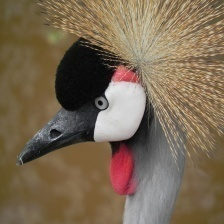
#> input picture Image-model/unit-test-image/1.jpg, 224 x 224 px, found by its file name
$ python unittest_imageclassification.py
#> lines starting #> are read from the running program, lines starting #| are printed output that depends on the picture
# -*- coding: utf-8 -*-
"""UnitTest - Imageclassification.ipynb

Automatically generated by Colaboratory.

Original file is located at
    https://colab.research.google.com/drive/1A6VcDFEoxNX1aYyutciAxFUdYJMGypYV
"""

def testImageExtension(image_path):
  "Abdominal input test: Checks if the image used as input for the classification model is valid. Only images with the .jpg or .jpeg are accepted. Only images paths can be inputted in this test case."
  assertion_message = "Image is not the right extension, thus cannot be used. Please only use .jpg or .jpeg images."
  if not image_path.lower().endswith(('.jpg', '.jpeg')):
    raise AssertionError(assertion_message)

def testImageShape(image):
  "Abdominal input test: Checks if the image used as input for the classification model has a valid size. Only images with size 224x224 can be used for the model."
  assertion_message = "Image was not in right shape for the model. Shape should be 224x224."
  if not image.size == (224,224):
    raise AssertionError(assertion_message)

# Example correct case
from PIL import Image
path = '/content/drive/MyDrive/SE project/Data/Image Dasta/Birds images/test/AFRICAN CROWNED CRANE/1.jpg'
img_file = Image.open(path)
#> img_file is the input picture: PIL image 224x224 RGB; mean R, G, B 122.8, 105.5, 83
image = img_file.resize((224,224))
testImageExtension(path)
testImageShape(image)

# Example incorrect case - first unit test
from PIL import Image
path = '/content/drive/MyDrive/SE project/Notebooks/Classification/Image/incorrect_unittestcase_exampleimage.png'
img_file = Image.open(path)
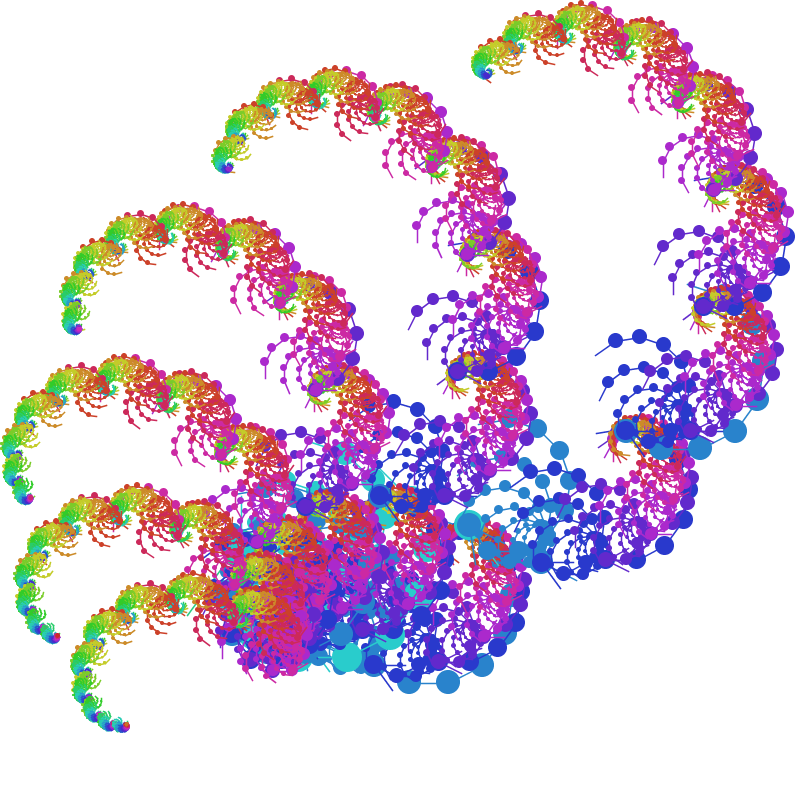
#> input picture Image-model/unit-test-image/incorrect_unittestcase_exampleimage.png, 800 x 800 px, found by its file name
#> img_file is the input picture: PIL image 800x800 RGBA; mean R, G, B, A 223.1, 205.8, 221.7, 255
image = img_file.resize((200,200))
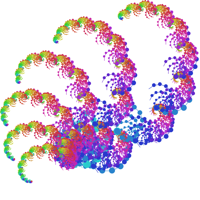
#> image: PIL image 200x200 RGBA; mean R, G, B, A 222.8, 205.4, 221.5, 255
#> (the run stopped early here; a loop or call above may not have finished)
